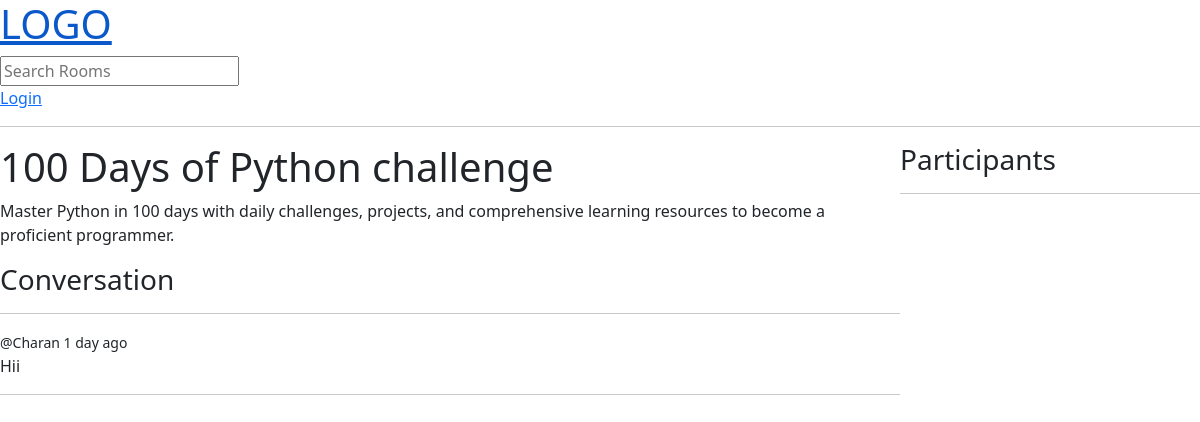
/room/2/, run on an earlier commit of the app's database.
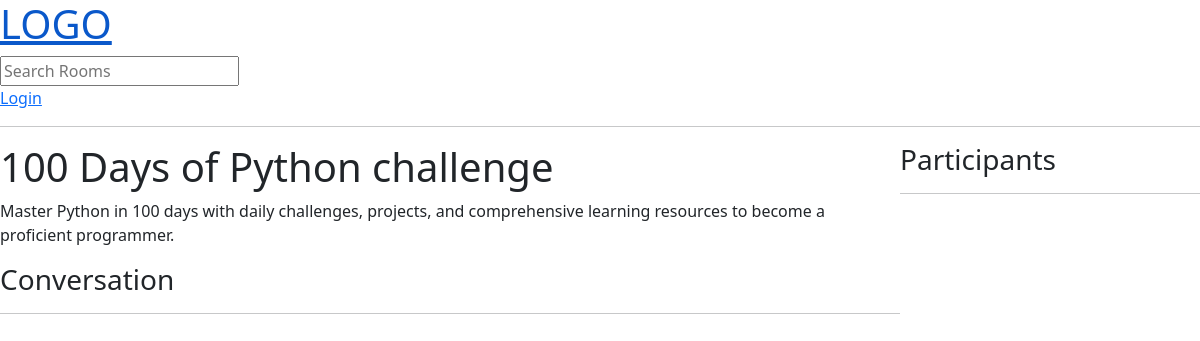
And on a later commit of the database.
### base/models.py (models this page shows, shortened)
class Message(models.Model):
    user=models.ForeignKey(User,on_delete=models.CASCADE)
    room=models.ForeignKey(Room,on_delete=models.CASCADE)
    body=models.TextField()
    updated=models.DateTimeField(auto_now=True)
    created=models.DateTimeField(auto_now_add=True)

### base/views.py (the view, shortened to what this page needs)
# urls.py: path('room/<str:pk>/',views.room,name="room"),
def room(request,pk):
    rooms=Room.objects.get(id=pk)
    roommessages=rooms.message_set.all().order_by('-created')
    participants=rooms.participants.all()
    context={'rooms':rooms,'roommessages':roommessages,'participants':participants}
    return render(request,'base/room.html',context)

### base/templates/base/room.html (shortened to what this page needs)
{% extends 'main.html' %} {% block content %}
<div class="room-container">
    <div>
  <h1>{{rooms.name}}</h1>
  <p>{{rooms.description}}</p>
  <div class="comment-wrapper">
    <h3>Conversation</h3>
    <hr />
    {% for message in roommessages %}
    <div>
      <small>@{{message.user}} {{message.created|timesince}} ago</small>
      <p>{{message.body}}</p>
      <hr />
    </div>
    {% endfor %}
  </div>
</div>
<div>
    <h3>Participants</h3>
    <hr>
</div>
</div>
{% endblock content %}

What changed in the data, as far as the page shows it:
removed Message: user "Charan", created "1 day", body "Hii"
